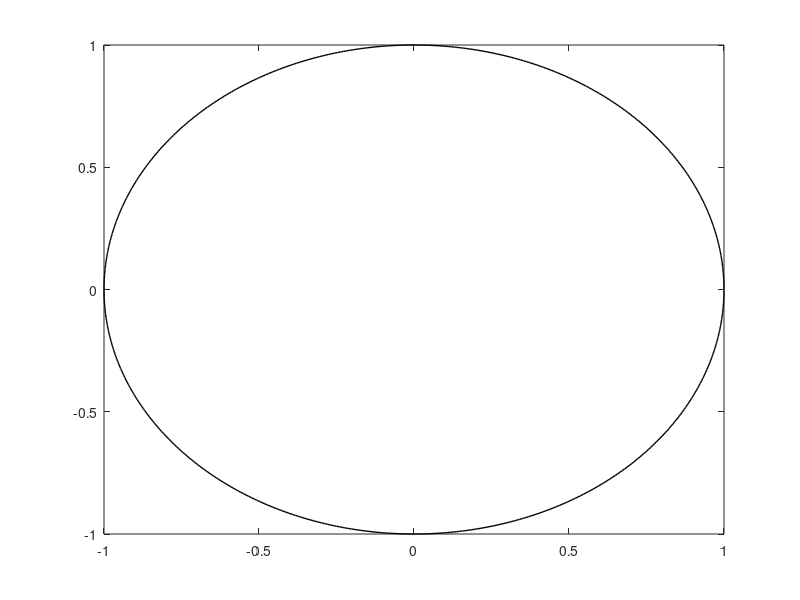

The MATLAB script that drew this image:
function pts = plotCircle(c,r,col,sz)
% plot circle function
% Mohamed Mustafa, 2016

if nargin<4
    sz = 1;
    if nargin<3
        col = 'k-';
        if nargin<2
            r = 1;
            if nargin<1
                c = [0 0]';
            end
        end
    end
end
if isempty(col)
    col = 'k-';
end

th = 0:1e-2:2*pi;
x = c(1) + r*cos(th);
y = c(2) + r*sin(th);
plot(x,y,col,'LineWidth',sz);
if nargout>0
    pts = [x;y];
end
return